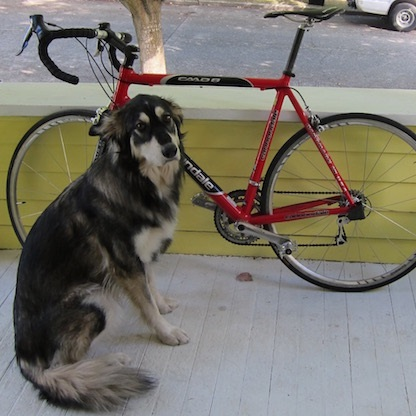
#> input picture img/dog.jpg, 416 x 416 px
$ jupyter execute imgToHex.ipynb
#> lines starting #> are read from the running program, lines starting #| are printed output that depends on the picture
<h1> image to hex

[cell 1]
import numpy as np
from PIL import Image

# 1. 이미지 읽기 및 RGB 변환
image = Image.open("../../img/dog.jpg").convert("RGB")
#> image is the input picture: PIL image 416x416 RGB; mean R, G, B 120.1, 116.4, 107.3
image_data = np.array(image)  # RGB 픽셀 데이터 (H, W, 3)

# 2. RGB 값을 0~1 사이로 정규화
image_data = image_data / 255.0  # 0~1 범위로 변환

# 3. 고정 소수점 변환 (sign(1), int(7), real(8))
# 16비트 고정 소수점 형식으로 변환
def float_to_fixed(value, int_bits, frac_bits):
    scale = 2 ** frac_bits
    fixed_value = np.round(value * scale).astype(np.int16)  # 16비트 정수
    return np.clip(fixed_value, -(2**(int_bits+frac_bits-1)), 2**(int_bits+frac_bits-1)-1)

# 각 채널(R, G, B)을 고정 소수점으로 변환
fixed_image_data = np.zeros_like(image_data, dtype=np.int16)
for channel in range(3):  # R, G, B 각각 처리
    fixed_image_data[..., channel] = float_to_fixed(image_data[..., channel], 7, 8)
#> this loop made 3 passes
#> pass 1, in float_to_fixed, `fixed_value = np.round(value * scale).astype(np.int16)`:
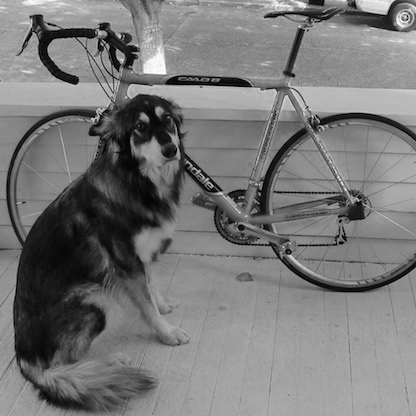
#> fixed_value: shape (416, 416) int16; min 0, max 256, mean 120.7; drawn with min black and max white
#> pass 2, in float_to_fixed (call 2), `fixed_value = np.round(value * scale).astype(np.int16)`:
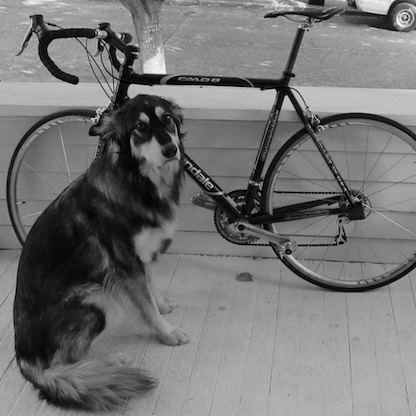
#> fixed_value: shape (416, 416) int16; min 0, max 256, mean 116.9; drawn with min black and max white
#> pass 3, in float_to_fixed (call 3), `fixed_value = np.round(value * scale).astype(np.int16)`:
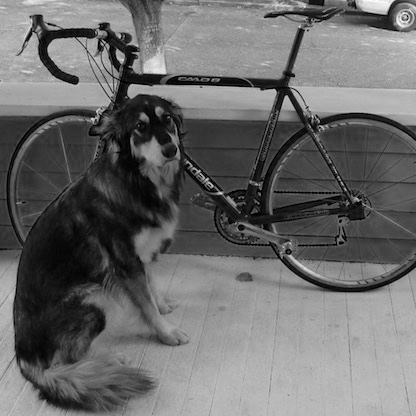
#> fixed_value: shape (416, 416) int16; min 0, max 256, mean 107.8; drawn with min black and max white

# 4. 결과 저장 (옵션)
np.save("dog_fixed16.npy", fixed_image_data)  # 저장 (사용자가 불러올 수 있도록)

<h1> restore image

[cell 2]
import numpy as np
from PIL import Image

# 1. 저장된 고정 소수점 데이터 불러오기
fixed_image_data = np.load("dog_fixed16.npy")  # (H, W, 3)

# 2. 고정 소수점 데이터를 부동 소수점으로 복원
def fixed_to_float(fixed_value, frac_bits):
    scale = 2 ** frac_bits
    return fixed_value / scale

# R, G, B 채널 복원
frac_bits = 8
restored_image_data = np.zeros_like(fixed_image_data, dtype=np.float32)
for channel in range(3):
    restored_image_data[..., channel] = fixed_to_float(fixed_image_data[..., channel], frac_bits)

# 3. 복원된 데이터를 [0, 255] 범위로 변환
restored_image_data = np.clip(restored_image_data * 255, 0, 255).astype(np.uint8)

# 4. 이미지를 저장 및 표시
restored_image = Image.fromarray(restored_image_data, mode="RGB")
restored_image.save("restored_dog.jpg")
restored_image.show()  # 화면에 표시

<h1> open numpy file

[cell 3]
import numpy as np
from PIL import Image

# 1. numpy 파일 로드
fixed_image_data = np.load("dog_fixed16.npy")  # (H, W, 3)

# 2. 원본 이미지 데이터 로드
original_image = np.array(Image.open("../../img/dog.jpg").convert("RGB"))  # (H, W, 3)

# 3. 16비트 고정 소수점 값을 hex로 변환
def fixed_to_hex(value):
    """16비트 정수 값을 hex로 변환"""
    return f"0x{value & 0xFFFF:04X}"  # 16비트로 변환 후 4자리 hex 표현

# 4. 텍스트 파일로 저장
h, w, c = fixed_image_data.shape
with open("dog_fixed16_with_hex_and_original.txt", "w") as f:
    f.write("Hex(Fixed_Point R, G, B)    # Original(R, G, B)\n")  # 헤더 작성

    for i in range(h):
        for j in range(w):
            # 고정 소수점 값 (16비트)
            fixed_r_hex = fixed_to_hex(fixed_image_data[i, j, 0])
            fixed_g_hex = fixed_to_hex(fixed_image_data[i, j, 1])
            fixed_b_hex = fixed_to_hex(fixed_image_data[i, j, 2])

            # 원본 RGB 값
            orig_r, orig_g, orig_b = original_image[i, j]

            # 라인 작성
            f.write(f"({fixed_r_hex}, {fixed_g_hex}, {fixed_b_hex})    # ({orig_r}, {orig_g}, {orig_b})\n")

print("고정 소수점 값(16비트 hex)과 원래 RGB 값이 'dog_fixed16_with_hex_and_original.txt'로 저장되었습니다.")

<h1> Make numpy file to C header

[cell 4]
import numpy as np

# 1. numpy 파일 로드
fixed_image_data = np.load("dog_fixed16.npy")  # (H, W, 3)

# 2. 16비트 고정 소수점 값을 hex로 변환
def fixed_to_hex(value):
    """16비트 정수 값을 hex로 변환"""
    return f"0x{value & 0xFFFF:04X}"  # 16비트로 변환 후 4자리 hex 표현

# 3. C 헤더 파일로 저장
output_header_file = "../../C/header/original_image_channels.h"

with open(output_header_file, "w") as f:
    # 헤더 파일 시작
    f.write("#ifndef ORIGINAL_IMAGE_CHANNELS_H\n")
    f.write("#define ORIGINAL_IMAGE_CHANNELS_H\n\n")
    f.write("#include <stdint.h>\n\n")

    # R, G, B 배열 선언
    h, w, _ = fixed_image_data.shape
    f.write(f"s16 original_image_R[{h}][{w}] = {{\n")
    for row in fixed_image_data[:, :, 0]:  # R 채널
        f.write("    {" + ", ".join(fixed_to_hex(val) for val in row) + "},\n")
    f.write("};\n\n")

    f.write(f"s16 original_image_G[{h}][{w}] = {{\n")
    for row in fixed_image_data[:, :, 1]:  # G 채널
        f.write("    {" + ", ".join(fixed_to_hex(val) for val in row) + "},\n")
    f.write("};\n\n")

    f.write(f"s16 original_image_B[{h}][{w}] = {{\n")
    for row in fixed_image_data[:, :, 2]:  # B 채널
        f.write("    {" + ", ".join(fixed_to_hex(val) for val in row) + "},\n")
    f.write("};\n\n")

    # 헤더 파일 종료
    f.write("#endif // ORIGINAL_IMAGE_CHANNELS_H\n")

print(f"C 헤더 파일이 '{output_header_file}'로 저장되었습니다.")
